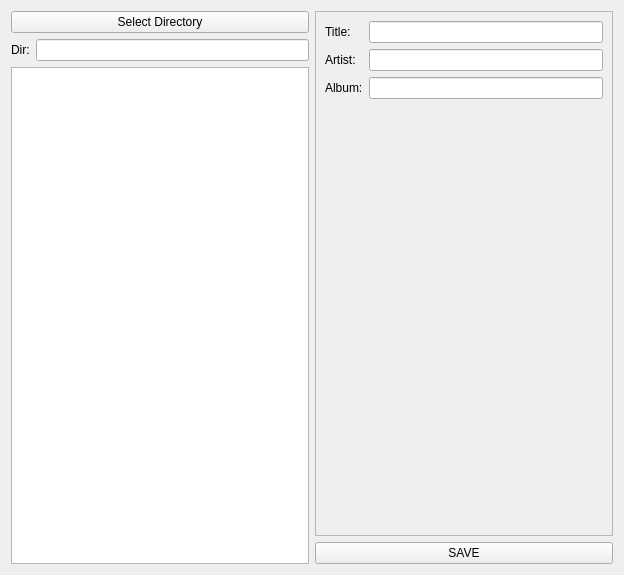
<?xml version="1.0" encoding="UTF-8"?>
<ui version="4.0">
 <author>Michael Krisper</author>
 <class>Form</class>
 <widget class="QWidget" name="Form">
  <property name="geometry">
   <rect>
    <x>0</x>
    <y>0</y>
    <width>624</width>
    <height>575</height>
   </rect>
  </property>
  <property name="windowTitle">
   <string>MP3 ID3v2 Tag Editor</string>
  </property>
  <layout class="QHBoxLayout" name="horizontalLayout">
   <item>
    <layout class="QVBoxLayout">
     <item>
      <widget class="QPushButton" name="selectDirectoryButton">
       <property name="text">
        <string>Select Directory</string>
       </property>
      </widget>
     </item>
     <item>
      <layout class="QFormLayout" name="formLayout_2">
       <property name="fieldGrowthPolicy">
        <enum>QFormLayout::AllNonFixedFieldsGrow</enum>
       </property>
       <item row="0" column="0">
        <widget class="QLabel" name="dirLabel">
         <property name="text">
          <string>Dir:</string>
         </property>
        </widget>
       </item>
       <item row="0" column="1">
        <widget class="QLineEdit" name="dirLineEdit"/>
       </item>
      </layout>
     </item>
     <item>
      <widget class="QListView" name="listView">
       <property name="minimumSize">
        <size>
         <width>200</width>
         <height>0</height>
        </size>
       </property>
       <property name="editTriggers">
        <set>QAbstractItemView::NoEditTriggers</set>
       </property>
       <property name="selectionMode">
        <enum>QAbstractItemView::ExtendedSelection</enum>
       </property>
       <property name="selectionBehavior">
        <enum>QAbstractItemView::SelectRows</enum>
       </property>
       <property name="uniformItemSizes">
        <bool>true</bool>
       </property>
      </widget>
     </item>
    </layout>
   </item>
   <item>
    <layout class="QVBoxLayout" name="verticalLayout">
     <item>
      <widget class="QFrame" name="frame">
       <property name="sizePolicy">
        <sizepolicy hsizetype="Preferred" vsizetype="Expanding">
         <horstretch>0</horstretch>
         <verstretch>0</verstretch>
        </sizepolicy>
       </property>
       <property name="minimumSize">
        <size>
         <width>200</width>
         <height>0</height>
        </size>
       </property>
       <property name="frameShape">
        <enum>QFrame::StyledPanel</enum>
       </property>
       <property name="frameShadow">
        <enum>QFrame::Raised</enum>
       </property>
       <layout class="QFormLayout" name="formLayout">
        <property name="fieldGrowthPolicy">
         <enum>QFormLayout::ExpandingFieldsGrow</enum>
        </property>
        <item row="0" column="0">
         <widget class="QLabel" name="titleLabel">
          <property name="text">
           <string>Title:</string>
          </property>
         </widget>
        </item>
        <item row="0" column="1">
         <widget class="QLineEdit" name="titleLineEdit"/>
        </item>
        <item row="1" column="0">
         <widget class="QLabel" name="artistLabel">
          <property name="text">
           <string>Artist:</string>
          </property>
         </widget>
        </item>
        <item row="1" column="1">
         <widget class="QLineEdit" name="artistLineEdit"/>
        </item>
        <item row="2" column="0">
         <widget class="QLabel" name="albumLabel">
          <property name="text">
           <string>Album:</string>
          </property>
         </widget>
        </item>
        <item row="2" column="1">
         <widget class="QLineEdit" name="albumLineEdit"/>
        </item>
       </layout>
      </widget>
     </item>
     <item>
      <layout class="QHBoxLayout" name="horizontalLayout_2" stretch="0">
       <item>
        <widget class="QPushButton" name="saveButton">
         <property name="text">
          <string>SAVE</string>
         </property>
        </widget>
       </item>
      </layout>
     </item>
    </layout>
   </item>
  </layout>
 </widget>
 <resources/>
 <connections/>
</ui>
